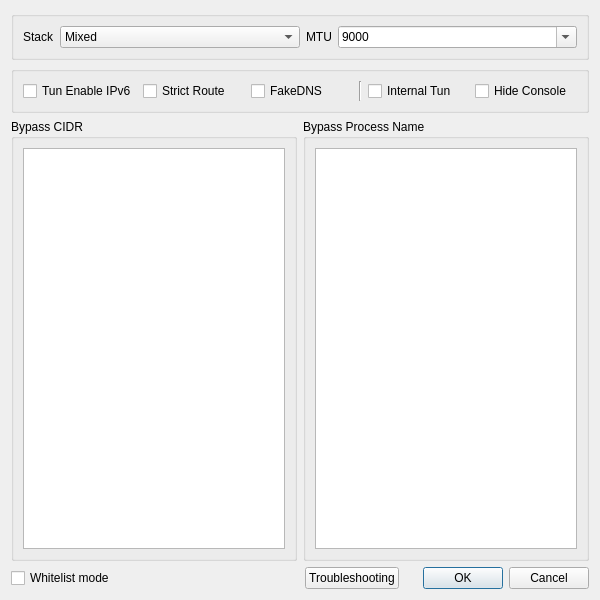
<?xml version="1.0" encoding="UTF-8"?>
<ui version="4.0">
 <class>DialogVPNSettings</class>
 <widget class="QDialog" name="DialogVPNSettings">
  <property name="geometry">
   <rect>
    <x>0</x>
    <y>0</y>
    <width>600</width>
    <height>600</height>
   </rect>
  </property>
  <property name="windowTitle">
   <string>Tun Settings</string>
  </property>
  <layout class="QVBoxLayout" name="verticalLayout">
   <item>
    <widget class="QGroupBox" name="groupBox">
     <property name="sizePolicy">
      <sizepolicy hsizetype="Preferred" vsizetype="Maximum">
       <horstretch>0</horstretch>
       <verstretch>0</verstretch>
      </sizepolicy>
     </property>
     <layout class="QHBoxLayout" name="horizontalLayout_5">
      <item>
       <widget class="QLabel" name="label_4">
        <property name="sizePolicy">
         <sizepolicy hsizetype="Maximum" vsizetype="Preferred">
          <horstretch>0</horstretch>
          <verstretch>0</verstretch>
         </sizepolicy>
        </property>
        <property name="text">
         <string notr="true">Stack</string>
        </property>
       </widget>
      </item>
      <item>
       <widget class="QComboBox" name="vpn_implementation">
        <item>
         <property name="text">
          <string notr="true">Mixed</string>
         </property>
        </item>
        <item>
         <property name="text">
          <string notr="true">gVisor</string>
         </property>
        </item>
        <item>
         <property name="text">
          <string notr="true">System</string>
         </property>
        </item>
       </widget>
      </item>
      <item>
       <widget class="QLabel" name="label_10">
        <property name="sizePolicy">
         <sizepolicy hsizetype="Maximum" vsizetype="Preferred">
          <horstretch>0</horstretch>
          <verstretch>0</verstretch>
         </sizepolicy>
        </property>
        <property name="text">
         <string notr="true">MTU</string>
        </property>
       </widget>
      </item>
      <item>
       <widget class="QComboBox" name="vpn_mtu">
        <property name="editable">
         <bool>true</bool>
        </property>
        <item>
         <property name="text">
          <string notr="true">9000</string>
         </property>
        </item>
        <item>
         <property name="text">
          <string notr="true">1500</string>
         </property>
        </item>
       </widget>
      </item>
     </layout>
    </widget>
   </item>
   <item>
    <widget class="QGroupBox" name="horizontalGroupBox_2">
     <layout class="QHBoxLayout" name="horizontalLayout">
      <item>
       <widget class="QCheckBox" name="vpn_ipv6">
        <property name="text">
         <string>Tun Enable IPv6</string>
        </property>
       </widget>
      </item>
      <item>
       <widget class="QCheckBox" name="strict_route">
        <property name="text">
         <string notr="true">Strict Route</string>
        </property>
       </widget>
      </item>
      <item>
       <widget class="QCheckBox" name="fake_dns">
        <property name="text">
         <string notr="true">FakeDNS</string>
        </property>
       </widget>
      </item>
      <item>
       <widget class="Line" name="line">
        <property name="orientation">
         <enum>Qt::Vertical</enum>
        </property>
       </widget>
      </item>
      <item>
       <widget class="QCheckBox" name="single_core">
        <property name="toolTip">
         <string>Add a tun inbound to the profile startup, instead of using two processes.
This needs to be run Proxor with administrator privileges.</string>
        </property>
        <property name="text">
         <string>Internal Tun</string>
        </property>
       </widget>
      </item>
      <item>
       <widget class="QCheckBox" name="hide_console">
        <property name="text">
         <string>Hide Console</string>
        </property>
       </widget>
      </item>
     </layout>
    </widget>
   </item>
   <item>
    <layout class="QHBoxLayout" name="horizontalLayout_2">
     <item>
      <widget class="QGroupBox" name="gb_cidr">
       <property name="title">
        <string>Bypass CIDR</string>
       </property>
       <layout class="QVBoxLayout" name="verticalLayout_2">
        <item>
         <widget class="QPlainTextEdit" name="vpn_rule_cidr"/>
        </item>
       </layout>
      </widget>
     </item>
     <item>
      <widget class="QGroupBox" name="gb_process_name">
       <property name="title">
        <string>Bypass Process Name</string>
       </property>
       <layout class="QVBoxLayout" name="verticalLayout_4">
        <item>
         <widget class="QPlainTextEdit" name="vpn_rule_process"/>
        </item>
       </layout>
      </widget>
     </item>
    </layout>
   </item>
   <item>
    <layout class="QHBoxLayout" name="horizontalLayout_3">
     <item>
      <widget class="QCheckBox" name="whitelist_mode">
       <property name="toolTip">
        <string>Whether blacklisted or whitelisted, your traffic will be handled by proxor_core (sing-tun). This is NOT equal to &quot;process mode&quot; of some software.</string>
       </property>
       <property name="text">
        <string>Whitelist mode</string>
       </property>
      </widget>
     </item>
     <item>
      <spacer name="horizontalSpacer">
       <property name="orientation">
        <enum>Qt::Horizontal</enum>
       </property>
       <property name="sizeHint" stdset="0">
        <size>
         <width>40</width>
         <height>20</height>
        </size>
       </property>
      </spacer>
     </item>
     <item>
      <widget class="QPushButton" name="troubleshooting">
       <property name="text">
        <string>Troubleshooting</string>
       </property>
      </widget>
     </item>
     <item>
      <widget class="QDialogButtonBox" name="buttonBox">
       <property name="standardButtons">
        <set>QDialogButtonBox::Cancel|QDialogButtonBox::Ok</set>
       </property>
      </widget>
     </item>
    </layout>
   </item>
  </layout>
 </widget>
 <tabstops>
  <tabstop>vpn_implementation</tabstop>
  <tabstop>vpn_mtu</tabstop>
  <tabstop>vpn_ipv6</tabstop>
  <tabstop>strict_route</tabstop>
  <tabstop>fake_dns</tabstop>
  <tabstop>single_core</tabstop>
  <tabstop>hide_console</tabstop>
  <tabstop>vpn_rule_cidr</tabstop>
  <tabstop>vpn_rule_process</tabstop>
  <tabstop>whitelist_mode</tabstop>
  <tabstop>troubleshooting</tabstop>
 </tabstops>
 <resources/>
 <connections>
  <connection>
   <sender>buttonBox</sender>
   <signal>accepted()</signal>
   <receiver>DialogVPNSettings</receiver>
   <slot>accept()</slot>
   <hints>
    <hint type="sourcelabel">
     <x>399</x>
     <y>575</y>
    </hint>
    <hint type="destinationlabel">
     <x>399</x>
     <y>299</y>
    </hint>
   </hints>
  </connection>
  <connection>
   <sender>buttonBox</sender>
   <signal>rejected()</signal>
   <receiver>DialogVPNSettings</receiver>
   <slot>reject()</slot>
   <hints>
    <hint type="sourcelabel">
     <x>399</x>
     <y>575</y>
    </hint>
    <hint type="destinationlabel">
     <x>399</x>
     <y>299</y>
    </hint>
   </hints>
  </connection>
 </connections>
</ui>
